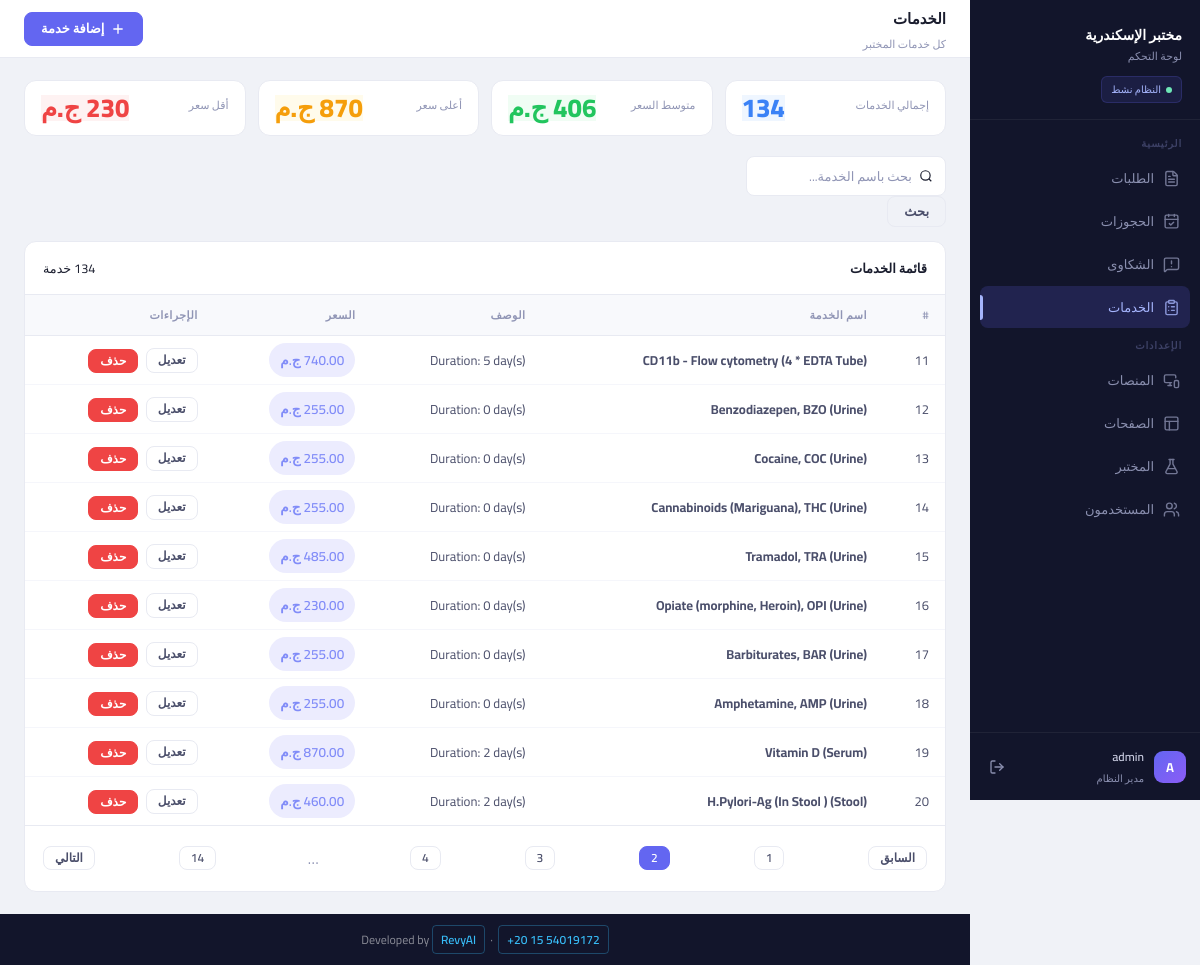
The app's page /services?page=2 (signed in) with its own data.
### models/models.py (models this page shows)
class User(db.Model, UserMixin):
    __tablename__ = "users"
    id = db.Column(db.Integer, primary_key=True)
    username = db.Column(db.String(50), unique=True, nullable=False)
    password = db.Column(db.String(50), nullable=False)

class Service(db.Model):
    __tablename__ = 'services'
    id = db.Column(db.Integer, primary_key=True)
    laboratory_id = db.Column(db.Integer, db.ForeignKey('laboratory.id'), nullable=False)
    name = db.Column(db.String(100), nullable=False)
    description = db.Column(db.String(200))
    price = db.Column(db.Float, nullable=False)

### app.py (the view, shortened to what this page needs)
@app.route('/services')
@login_required
def list_services():
    page = request.args.get('page', 1, type=int)
    search = request.args.get('search', '').strip() or None
    pagination, msg = ServiceService.get_all_services(
        page=page,
        per_page=10,
        search=search
    )
    return render_template(
        'services/list.html',
        services=pagination.items,
        pagination=pagination,
        search=search
    )

### app.py (called while the page is built)
@login_manager.user_loader
def load_user(user_id):
    return db.session.get(User, int(user_id))

@app.context_processor
def inject_globals():
    from models.models import Inquiry, Status
    try:
        pending_count = Inquiry.query.filter_by(status=Status.PENDING).count()
    except Exception:
        pending_count = 0
    return dict(pending_inquiries_count=pending_count)

### software_services/service_services.py (called while the page is built)
    @staticmethod
    def get_all_services(page=1, per_page=10, search=None):
        try:
            query = Service.query
            if search:
                 query = query.filter(Service.name.ilike(f"%{search}%"))
            pagination = query.order_by(Service.id.desc()).paginate(
               page=page,
               per_page=per_page,
               error_out=False
            )
            return pagination, "Success"
        except Exception as e:
            return None, str(e)

### templates/services/list.html (shortened to what this page needs)
{% extends 'base.html' %}
{% block topbar_title %}الخدمات{% endblock %}
{% block topbar_sub %}كل خدمات المختبر{% endblock %}
{% block topbar_actions %}
  <a href="{{ url_for('create_service') }}" class="btn btn-primary">
    <svg width="16" height="16" fill="none" stroke="currentColor" stroke-width="2" viewBox="0 0 24 24">
      <path d="M12 5v14M5 12h14"/>
    </svg>
    إضافة خدمة
  </a>
{% endblock %}
{% block content %}
<div class="stats-grid">
  <div class="stat-card">
    <div class="stat-label">إجمالي الخدمات</div>
    <div class="stat-value si-blue">{{ pagination.total }}</div>
  </div>
  <div class="stat-card">
    <div class="stat-label">متوسط السعر</div>
    <div class="stat-value si-green">
      {% if services %}
        {{ "%.0f"|format(services|map(attribute='price')|sum / services|length) }} ج.م
      {% else %}
        0 ج.م
      {% endif %}
    </div>
  </div>
  <div class="stat-card">
    <div class="stat-label">أعلى سعر</div>
    <div class="stat-value si-amber">
      {% if services %}
        {{ "%.0f"|format(services|map(attribute='price')|max) }} ج.م
      {% else %}
        0 ج.م
      {% endif %}
    </div>
  </div>
  <div class="stat-card">
    <div class="stat-label">أقل سعر</div>
    <div class="stat-value si-red">
      {% if services %}
        {{ "%.0f"|format(services|map(attribute='price')|min) }} ج.م
      {% else %}
        0 ج.م
      {% endif %}
    </div>
  </div>
</div>
<div class="toolbar">
  <form method="GET" action="{{ url_for('list_services') }}" class="toolbar-left">
    <div class="search-box">
      <svg width="16" height="16" fill="none" stroke="currentColor" stroke-width="2" viewBox="0 0 24 24">
        <circle cx="11" cy="11" r="8"/><path d="m21 21-4.35-4.35"/>
      </svg>
      <input
        type="text"
        name="search"
        placeholder="بحث باسم الخدمة..."
        value="{{ search or '' }}"
        class="search-input"
      >
    </div>
    <button type="submit" class="btn btn-ghost">بحث</button>
  </form>
</div>
<div class="card">
  <div class="card-header">
    <span class="card-title">قائمة الخدمات</span>
    <span class="text-muted" style="font-size:.85rem;">{{ pagination.total }} خدمة</span>
  </div>
  <div class="table-wrapper">
    <table class="table">
      <thead>
        <tr>
          <th>#</th>
          <th>اسم الخدمة</th>
          <th>الوصف</th>
          <th>السعر</th>
          <th>الإجراءات</th>
        </tr>
      </thead>
      <tbody>
        {% for service in services %}
        <tr>
          <td>{{ loop.index + (pagination.page - 1) * pagination.per_page }}</td>
          <td><strong>{{ service.name }}</strong></td>
          <td class="text-muted">{{ service.description or '—' }}</td>
          <td>
            <span style="
              background: rgba(99,102,241,.12);
              color: #818cf8;
              padding: .25rem .75rem;
              border-radius: 999px;
              font-weight: 600;
              font-size: .9rem;
            ">{{ "%.2f"|format(service.price) }} ج.م</span>
          </td>
          <td>
            <div style="display:flex;gap:.5rem;">
              <a href="{{ url_for('edit_service', service_id=service.id) }}" class="btn btn-ghost btn-sm">تعديل</a>
              <form method="POST" action="{{ url_for('delete_service', service_id=service.id) }}"
                    onsubmit="return confirm('هل أنت متأكد من حذف هذه الخدمة؟')">
                <button type="submit" class="btn btn-danger btn-sm">حذف</button>
              </form>
            </div>
          </td>
        </tr>
        {% endfor %}
      </tbody>
    </table>
  </div>
  {% if pagination.pages > 1 %}
  <div class="pagination">
    {% if pagination.has_prev %}
      <a href="{{ url_for('list_services', page=pagination.prev_num, search=search) }}" class="btn btn-ghost btn-sm">السابق</a>
    {% endif %}
    {% for p in pagination.iter_pages(left_edge=1, right_edge=1, left_current=2, right_current=2) %}
      {% if p %}
        <a href="{{ url_for('list_services', page=p, search=search) }}"
           class="btn btn-sm {% if p == pagination.page %}btn-primary{% else %}btn-ghost{% endif %}">{{ p }}</a>
      {% else %}
        <span style="padding:.25rem .5rem;color:var(--text-muted);">…</span>
      {% endif %}
    {% endfor %}
    {% if pagination.has_next %}
      <a href="{{ url_for('list_services', page=pagination.next_num, search=search) }}" class="btn btn-ghost btn-sm">التالي</a>
    {% endif %}
  </div>
  {% endif %}
</div>
{% endblock %}

### templates/base.html (shortened to what this page needs)
<!DOCTYPE html>
<html lang="ar" dir="rtl">
<head>
  <link rel="stylesheet" href="{{ url_for('static', filename='css/style.css') }}">
</head>
<body>
<aside class="sidebar" id="sidebar">
  <div class="sidebar-logo">
    <div class="lab-name">مختبر الإسكندرية</div>
    <div class="lab-sub">لوحة التحكم</div>
    <div class="sidebar-status">النظام نشط</div>
  </div>
  <div class="nav-section">
    <p class="nav-section-label">الرئيسية</p>
    <a href="{{ url_for('list_inquiries') }}"
       class="nav-item {% if request.endpoint == 'list_inquiries' %}active{% endif %}">
      <i data-lucide="file-text" class="nav-icon"></i>
      الطلبات
    </a>
    <a href="{{ url_for('list_bookings') }}"
       class="nav-item {% if request.endpoint == 'list_bookings' %}active{% endif %}">
      <i data-lucide="calendar-check" class="nav-icon"></i>
      الحجوزات
    </a>
    <a href="{{ url_for('list_complaints') }}"
       class="nav-item {% if request.endpoint == 'list_complaints' %}active{% endif %}">
      <i data-lucide="message-square-warning" class="nav-icon"></i>
      الشكاوى
    </a>
    <a href="{{ url_for('list_services') }}"
       class="nav-item {% if request.endpoint in ['list_services','create_service','edit_service'] %}active{% endif %}">
      <i data-lucide="clipboard-list" class="nav-icon"></i>
      الخدمات
    </a>
    <p class="nav-section-label">الإعدادات</p>
    <a href="{{ url_for('list_platforms') }}"
       class="nav-item {% if request.endpoint in ['list_platforms','create_platform','edit_platform'] %}active{% endif %}">
      <i data-lucide="monitor-smartphone" class="nav-icon"></i>
      المنصات
    </a>
    <a href="{{ url_for('list_pages') }}"
       class="nav-item {% if request.endpoint in ['list_pages','create_page','edit_page'] %}active{% endif %}">
      <i data-lucide="layout" class="nav-icon"></i>
      الصفحات
    </a>
    <a href="{{ url_for('laboratory_settings') }}"
       class="nav-item {% if request.endpoint == 'laboratory_settings' %}active{% endif %}">
      <i data-lucide="flask-conical" class="nav-icon"></i>
      المختبر
    </a>
    <a href="{{ url_for('users') }}"
       class="nav-item {% if request.endpoint in ['users','create_user','edit_user'] %}active{% endif %}">
      <i data-lucide="users" class="nav-icon"></i>
      المستخدمون
    </a>
  </div>
  <div class="sidebar-footer">
    <div class="sidebar-user">
      <div class="avatar">{{ current_user.username[0]|upper }}</div>
      <div class="user-info">
        <div class="user-name">{{ current_user.username }}</div>
        <div class="user-role">مدير النظام</div>
      </div>
      <a href="{{ url_for('logout') }}" class="logout-btn" title="تسجيل الخروج">
        <i data-lucide="log-out" style="width:16px;height:16px;"></i>
      </a>
    </div>
  </div>
</aside>
<div class="main-wrapper">
  <div class="topbar">
    <div class="topbar-left">
      <div class="topbar-title">{% block topbar_title %}{% endblock %}</div>
      <div class="topbar-sub">{% block topbar_sub %}{% endblock %}</div>
    </div>
    <div class="topbar-actions">
      {% block topbar_actions %}{% endblock %}
    </div>
  </div>
  <main class="main-content">
    {% block content %}{% endblock %}
  </main>
  <div class="site-footer">
    Developed by
    <a href="https://revyai.tech" target="_blank">RevyAI</a>
    &nbsp;·&nbsp;
    <a href="https://wa.me/201554019172" target="_blank">+20 15 54019172</a>
  </div>
</div>
</body>
</html>

### records on screen
User: username "A", username "admin"
Service: name "CD11b - Flow cytometry (4 * EDTA Tube)", description "Duration: 5 day(s)", price "740.00"
Service: name "Benzodiazepen, BZO (Urine)", description "Duration: 0 day(s)", price "255.00"
Service: name "Cocaine, COC (Urine)", description "Duration: 0 day(s)", price "255.00"
Service: name "Cannabinoids (Mariguana), THC (Urine)", description "Duration: 0 day(s)", price "255.00"
Service: name "Tramadol, TRA (Urine)", description "Duration: 0 day(s)", price "485.00"
Service: name "Opiate (morphine, Heroin), OPI (Urine)", description "Duration: 0 day(s)", price "230.00"
Service: name "Barbiturates, BAR (Urine)", description "Duration: 0 day(s)", price "255.00"
Service: name "Amphetamine, AMP (Urine)", description "Duration: 0 day(s)", price "255.00"
Service: name "Vitamin D (Serum)", description "Duration: 2 day(s)", price "870.00"
Service: name "H.Pylori-Ag (In Stool ) (Stool)", description "Duration: 2 day(s)", price "460.00"

### other values on screen
{{ pagination.total }} "134"
{{ "%.0f"|format(services|map(attribute='price')|sum / services|length) }} "406"
{{ "%.0f"|format(services|map(attribute='price')|max) }} "870"
{{ "%.0f"|format(services|map(attribute='price')|min) }} "230"
{{ p }} "1" "2" "3" "4" "14"
